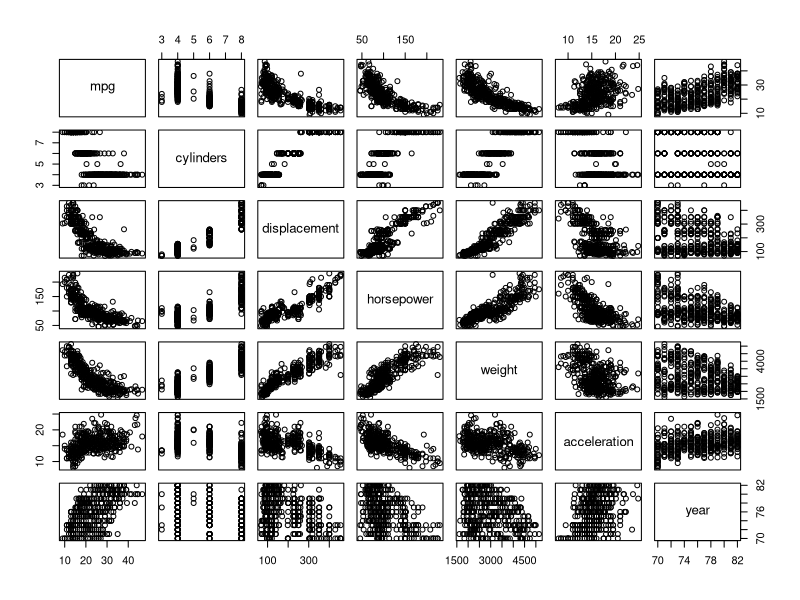
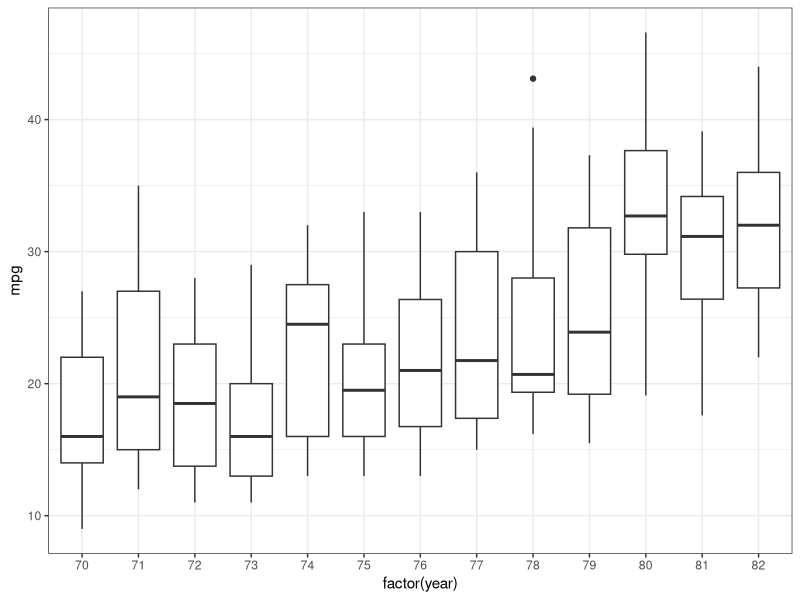
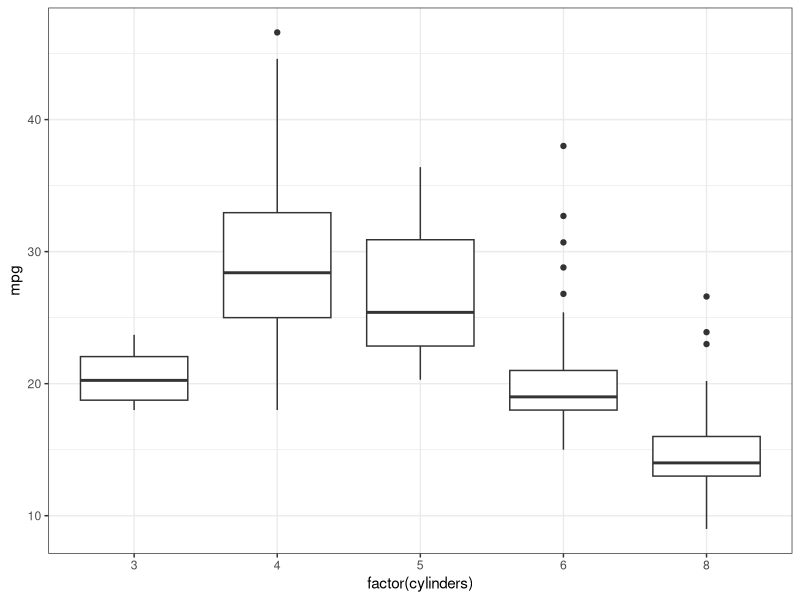
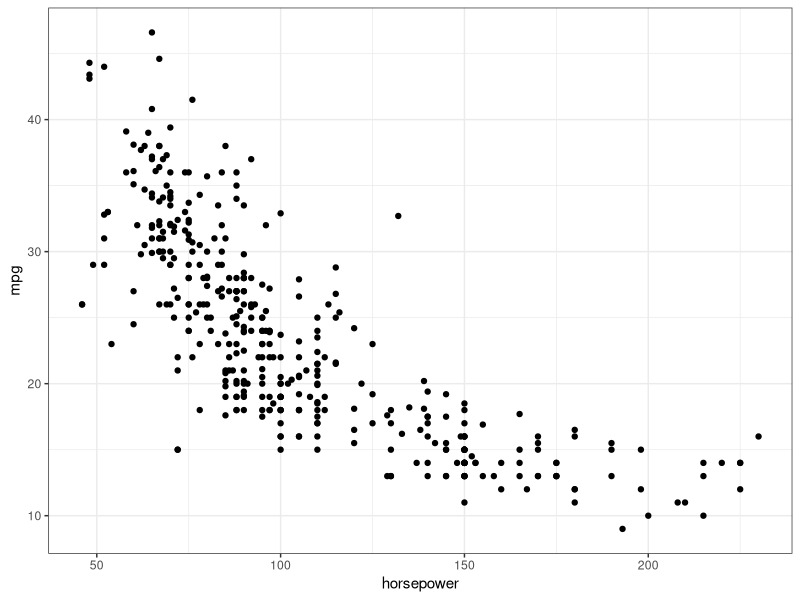
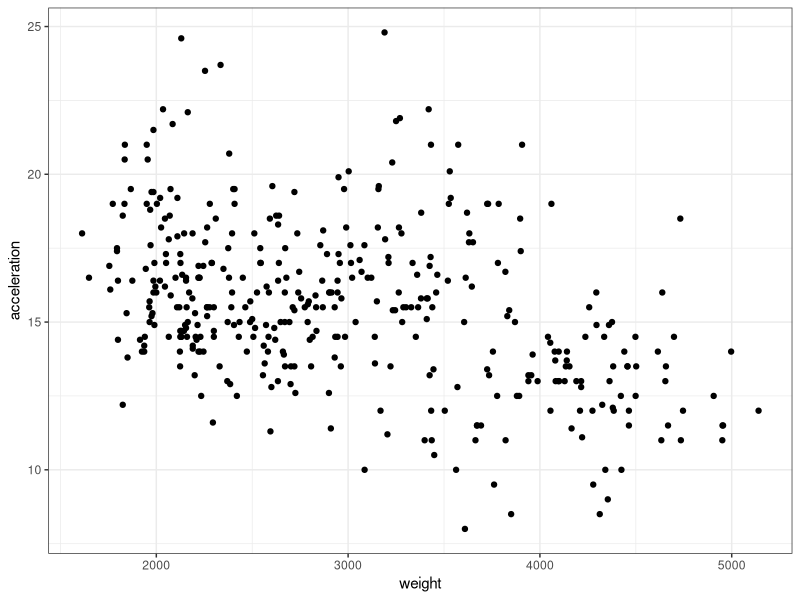
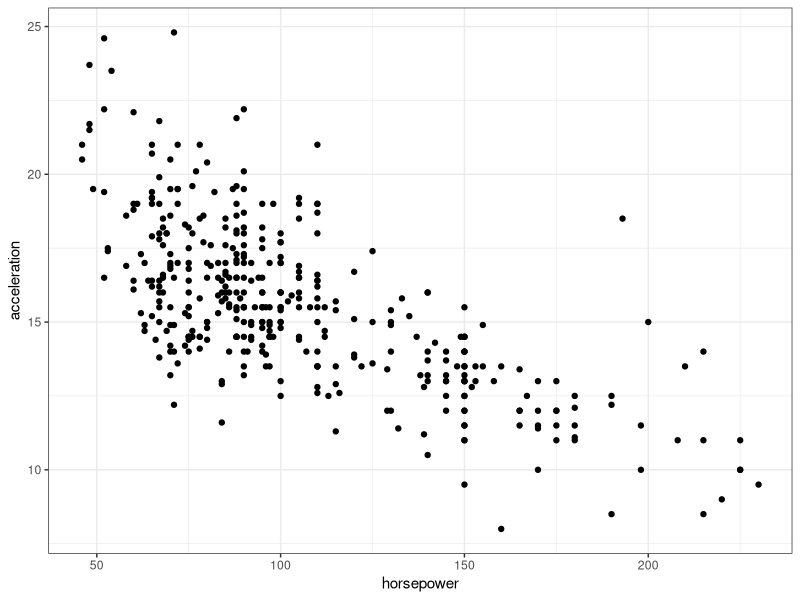
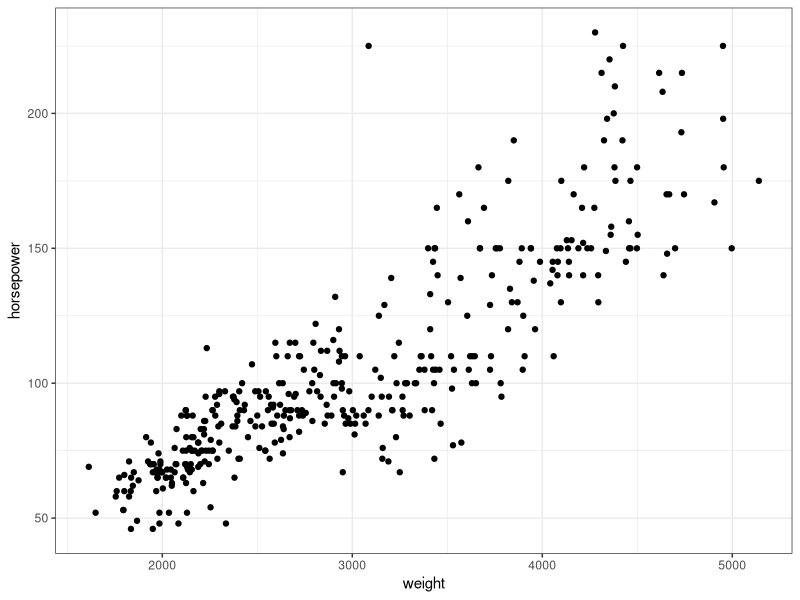
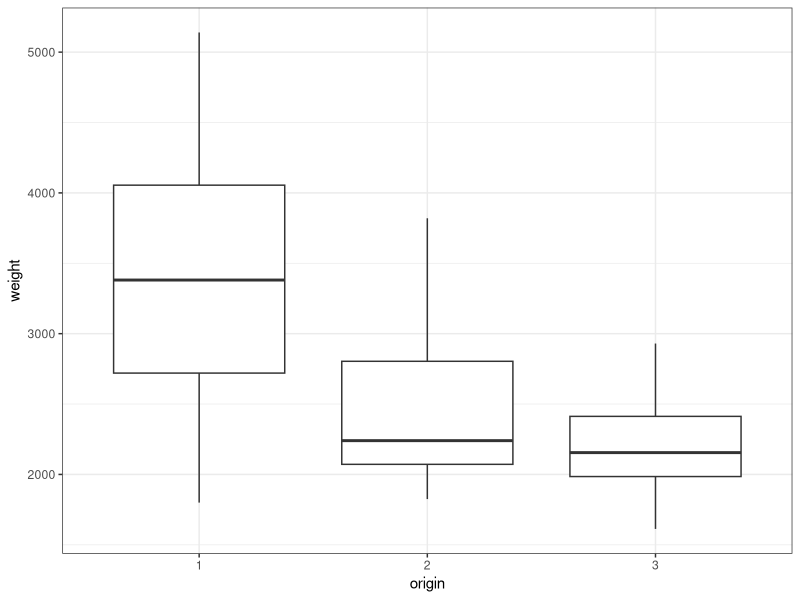

Here is the R script that generated these plots, in order:
#############################
# Brian Weinstein - bmw2148
# STAT S4240 002
# Homework 1, Problem 2
# 2015-07-13
#
# Chapter 2.4, Problem 9 from James/Witten/Hastie/Tibshirani, An Introduction to Statistical Learning, Springer 2014
#############################



#################
# Setup
#################

# set working directory
setwd("~/Documents/data-mining/homework_1")

# load libraries
library(ggplot2)
library(dplyr)
theme_set(theme_bw())

# read in the Auto.csv dataset
Auto <- read.csv(file="datasets/Auto.csv", header=T, na.strings="?")

# remove any entries with missing data
Auto <- na.omit(Auto)



#################
# Problem 9a
#################

head(Auto)

# check class of each column
str(Auto)

# reassign incorrectly-classed columns
Auto$origin <- as.factor(Auto$origin)



#################
# Problem 9b
#################

# min and max for each quantitative variable
data.frame(
  statistic=c("min", "max"),
  lapply(Auto,
         function(col){
           if(is.integer(col)|is.numeric(col)){
             range(col)
           } else {
             NA
           }
         }
  )
)



#################
# Problem 9c
#################

# mean and standard deviation for each quantitative variable
data.frame(
  statistic=c("mean", "sd"),
  lapply(Auto,
         function(col){
           if(is.integer(col)|is.numeric(col)){
             c(mean(col), sd(col))
           } else {
             NA
           }
         }
  )
)



#################
# Problem 9d
#################

# remove observations 10 through 85
autoSub <- Auto[-(10:85), ]

# min, max, mean, standard deviation for each quantitative variable
data.frame(
  statistic=c("min", "max", "mean", "sd"),
  lapply(autoSub,
         function(col){
           if(is.integer(col)|is.numeric(col)){
             c(range(col), mean(col), sd(col))
           } else {
             NA
           }
         }
  )
)



#################
# Problem 9e
#################

# scatter plots among all quantitative predictors
pairs(Auto[, 1:7])

# mpg by year
ggplot(Auto, aes(x=factor(year), y=mpg)) +
  geom_boxplot()
ggsave(filename='writeup/9e_mpg_vs_year.png', width=5, height=3)

# mpg by cylinders
ggplot(Auto, aes(x=factor(cylinders), y=mpg)) +
  geom_boxplot()
ggsave(filename='writeup/9e_mpg_by_cyl.png', width=5, height=3)

# mpg vs horsepower
ggplot(Auto, aes(x=horsepower, y=mpg)) + 
  geom_point()

# acceleration vs weight
ggplot(Auto, aes(x=weight, y=acceleration)) + 
  geom_point()
ggsave(filename='writeup/9e_acc_vs_weight.png', width=5, height=2.5)

# acceleration vs horsepower
ggplot(Auto, aes(x=horsepower, y=acceleration)) + 
  geom_point()
ggsave(filename='writeup/9e_acc_vs_hp.png', width=5, height=2.5)

# horsepower vs weight
ggplot(Auto, aes(x=weight, y=horsepower)) + 
  geom_point()
ggsave(filename='writeup/9e_hp_vs_weight.png', width=5, height=2.5)

# weight by origin (1. American, 2. European, 3. Japanese)
ggplot(Auto, aes(x=origin, y=weight)) + 
  geom_boxplot()
ggsave(filename='writeup/9e_weight_by_origin.png', width=5, height=2.5)

# mpg by origin (1. American, 2. European, 3. Japanese)
ggplot(Auto, aes(x=origin, y=mpg)) + 
  geom_boxplot()
ggsave(filename='writeup/9e_mpg_by_origin.png', width=5, height=2.5)

# mpg vs weight, by origin (1. American, 2. European, 3. Japanese)
ggplot(Auto, aes(x=weight, y=mpg, shape=origin, color=origin)) + 
  geom_point() +
  theme(legend.position=c(0.85,0.7)) 
ggsave(filename='writeup/9e_mpg_vs_weight_by_origin.png', width=5, height=2.5)



#################
# Problem 9f
#################

# mpg vs displacement
ggplot(Auto, aes(x=displacement, y=mpg)) + 
  geom_point()
ggsave(filename='writeup/9e_mpg_vs_disp.png', width=5, height=2.5)

# mpg vs acceleration
ggplot(Auto, aes(x=acceleration, y=mpg)) + 
  geom_point()
ggsave(filename='writeup/9e_mpg_vs_acc.png', width=5, height=2.5)
